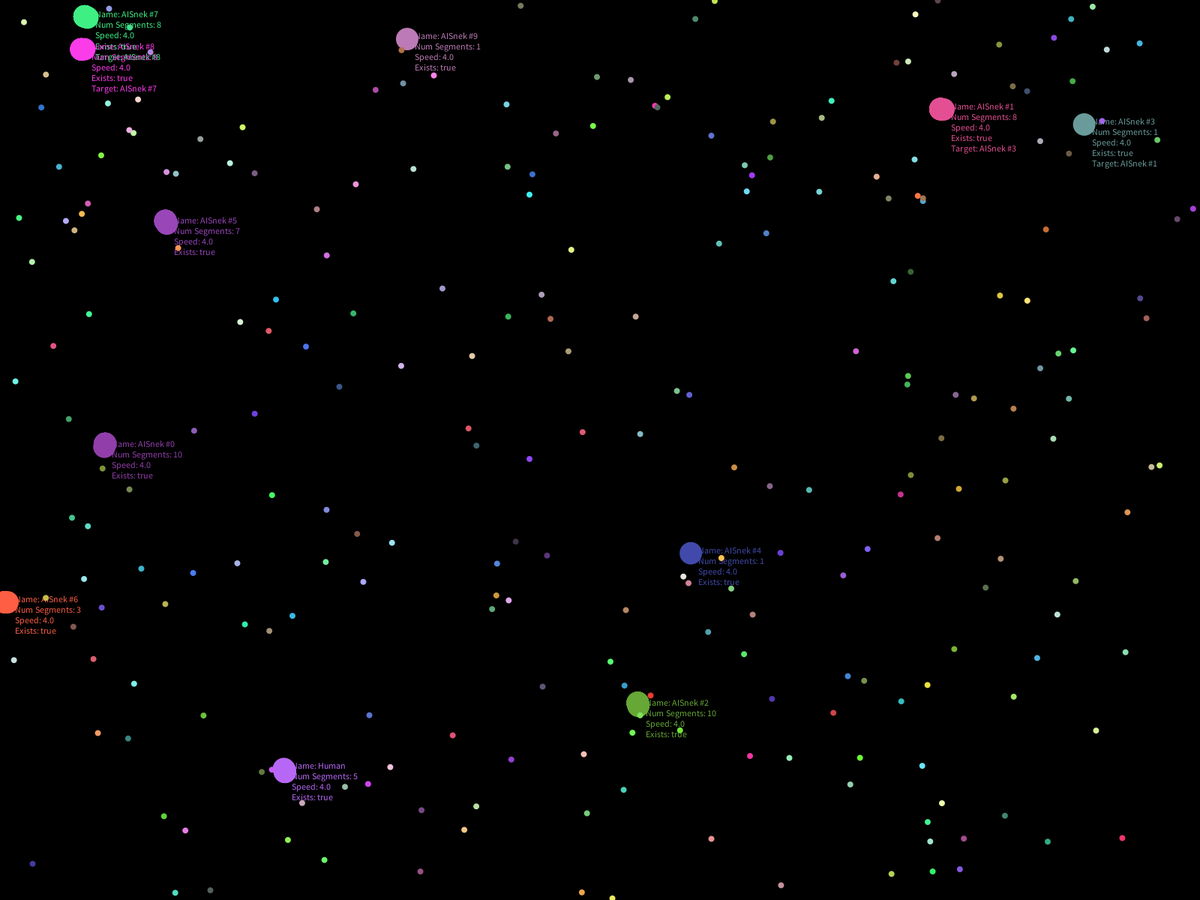
Frame 1 (no input)
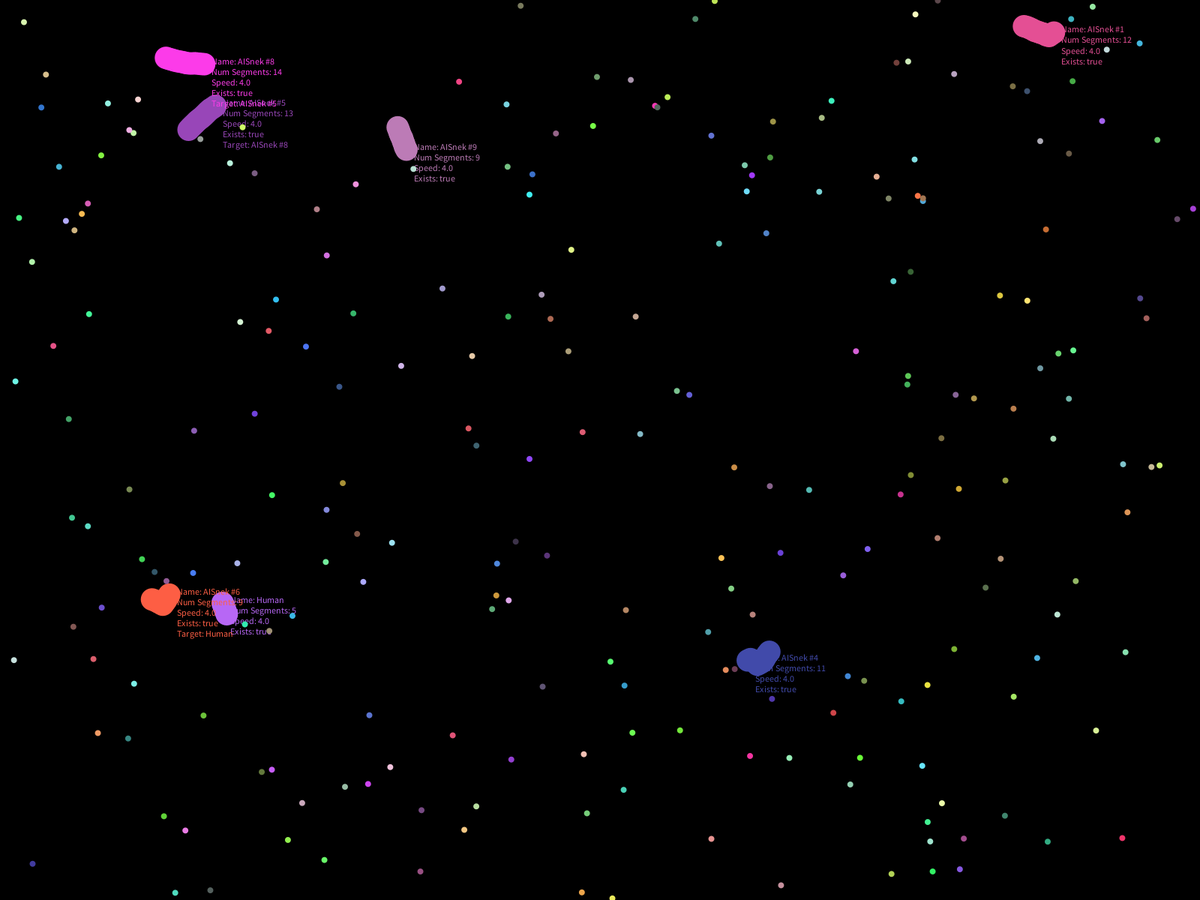
Frame 60 (the mouse pressed at the canvas centre just before this capture)
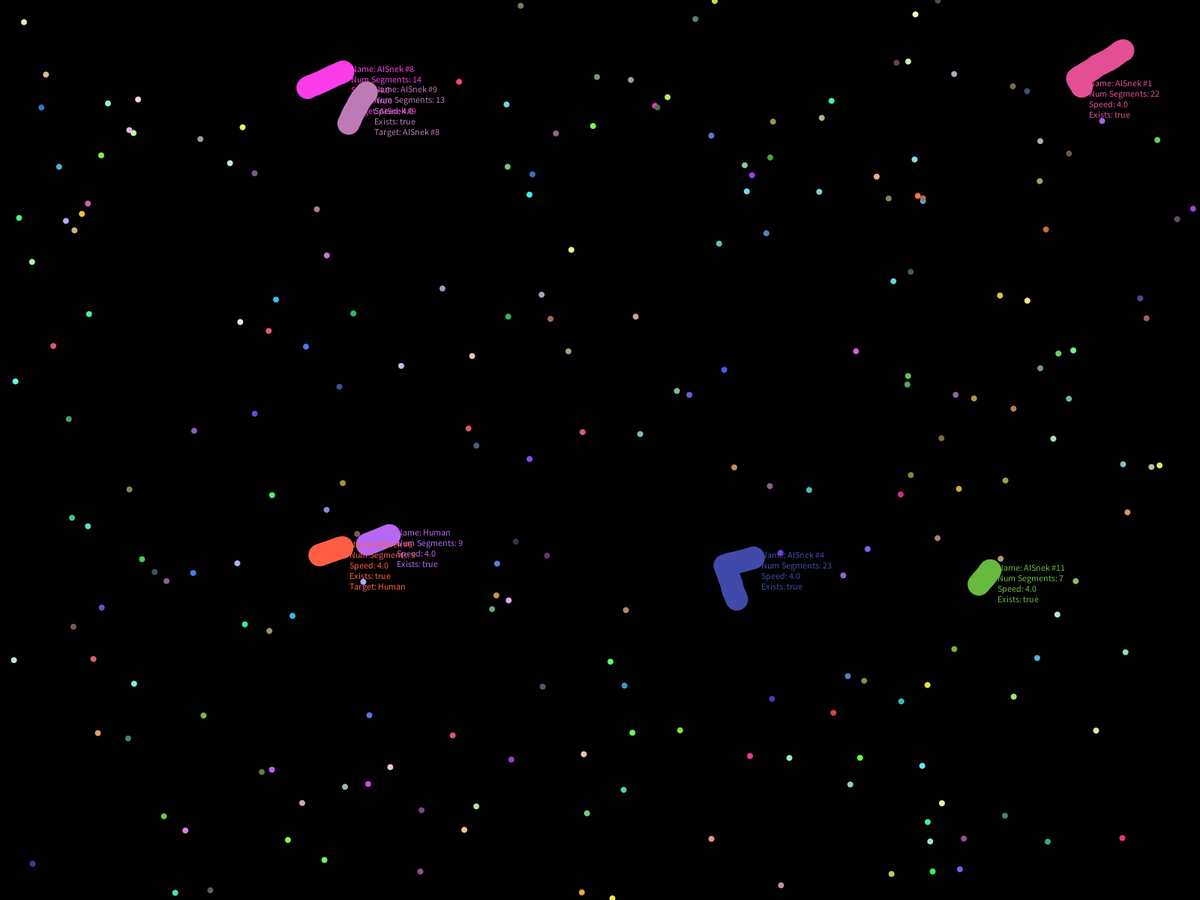
Frame 120 (the mouse held since frame 60 and released just before this capture)

The Processing sketch that drew these frames (run headless with seeded random() and noise(); from frame 60 on, the mouse is pressed at the canvas centre):

// Processing sketch: Snekui
// ── Snekui.pde
import java.util.Iterator;
ArrayList<Snek> sneks;
ArrayList<Mass> mass;
Snek player;
int AINum;

void setup() {
  fullScreen();
  background(0);
  sneks = new ArrayList<Snek>();
  mass =  new ArrayList<Mass>();
  player = new HumanSnek(sneks, mass);
  sneks.add(player);
  for (int i=0; i<250; i++) mass.add(new Mass());
  for (AINum=0; AINum<10; AINum++) sneks.add(new AISnek(sneks, mass, AINum));
}

void draw() {
  background(0);
  for (Snek s : sneks) s.update();
  for (Mass m : mass) m.display();
  deadSnekRemoval();
  deadSneks();
  massConsumption();
  if (sneks.size() < 10 && random(100) < 1){
    AINum++;
    sneks.add(new AISnek(sneks, mass, AINum));
  }
  spawnMass();
}

void mousePressed() {
  if (player._body.size() > 6) {
    player.speed = 7;
    player.degrade = true;
  } else {
    player.speed = 4;
    player.degrade = false;
  }
}

void mouseReleased() {
  player.speed = 4;
  player.degrade = false;
}

void spawnMass() {
  if (mass.size() > 500) return;
  if (random(100) < 5) mass.add(new Mass());
}

void massConsumption() { 
  Iterator it = mass.iterator();
  while (it.hasNext()) {
    Mass m = (Mass) it.next();
    if (!m.exists) it.remove(); 
    for (Snek s : sneks) 
      s.consume(m);
  }
}

void deadSneks() {
  ArrayList heads = new ArrayList<Segment>(), segments = new ArrayList<Segment>();
  Iterator allSneksIt = sneks.iterator();
  while (allSneksIt.hasNext()) { // Iterates through all Sneks in the game
    Snek currSnek = (Snek) allSneksIt.next(); 
    Iterator currSnekIt = currSnek._body.iterator();
    while (currSnekIt.hasNext()) { // Iterates through a given Snek to get its body segments
      Segment currSeg = (Segment) currSnekIt.next();
      if (currSeg == currSeg._parent._body.peek()) heads.add(currSeg); // Add the head to the head ArrayList
      else segments.add(currSeg); // Add the other body segments to the segments ArrayList
    }
  }
  Iterator allHeadsIt = heads.iterator();
  while (allHeadsIt.hasNext()) { // Iterates through the ArrayList of all heads
    Segment currHead = (Segment) allHeadsIt.next();
    Iterator segIt = segments.iterator();
    while (segIt.hasNext()) { // Iterates through all segments to make sure they are not in contact with the current head
      Segment currSeg = (Segment) segIt.next();
      if (currHead._parent != currSeg._parent && currHead.inContactWith(currSeg)) {
        currHead._parent.exists = false;
        return;
      }
    }
  }
}

void deadSnekRemoval() {
  Iterator snekIt = sneks.iterator();
  while (snekIt.hasNext()) {  // Iterates through all Sneks and removes the ones that should be dead
    Snek currSnek = ((Snek) snekIt.next());
    if (!currSnek.exists) {
      Iterator bodyIt = currSnek._body.iterator();
      while (bodyIt.hasNext()) {
        Segment currSeg = (Segment) bodyIt.next(); 
        if (random(4) < 1)
          mass.add(new Mass(currSeg.x, currSeg.y));
      }
      snekIt.remove();
    }
  }
}
// ── AISnek.pde
class AISnek extends Snek {

  Snek _target;

  AISnek(ArrayList<Snek> s, ArrayList<Mass> m, int i) {
    float r = random(50, 256);
    float g = random(50, 256);
    float b = random(50, 256);
    _col = color(r, g, b);
    sneks = s;
    masses = m;
    x = random(width);
    y = random(height);
    _body = new LinkedList<Segment>();
    _body.add(new Segment(this, x, y));
    for (int j = (int) random(4, 15); j > 4; j--) 
      _body.add(new Segment(this, x, y));
    exists = true;
    speed = 4;
    _name = "AISnek #" + i;
  }

  String toString() {
    String ret = "Name: " + _name; 
    ret += "\nNum Segments: " + _body.size();
    ret += "\nSpeed: " + speed;
    ret += "\nExists: " + exists;
    if (_target != null) ret += "\nTarget: " + _target._name;
    return ret;
  }

  void move() {
    Segment oldFirst = _body.getFirst();
    targetClosest();
    if (_target == null) {
      Mass toEat = targetMass();
      _heading = atan2(toEat.y - oldFirst.y, toEat.x - oldFirst.x) + random(-.15, .15);
      _body.addFirst(new Segment(this, oldFirst.x + speed * cos(_heading), oldFirst.y + speed * sin(_heading)));
    }
    else {
     _heading = atan2((_target.y + sin(_target._heading) * 90) - oldFirst.y, (_target.x + cos(_target._heading) * 90) - oldFirst.x) + random(-.1, .1);
      _body.addFirst(new Segment(this, oldFirst.x + speed * cos(_heading), oldFirst.y + speed * sin(_heading)));
    }
    _body.removeLast();
    x = _body.peek().x;
    y = _body.peek().y;
  }

  void targetClosest() {
    _target = null;
    float targetDist = 0;
    for (Snek checkSnek : sneks) {
      Segment checkHead = checkSnek._body.peek();
      float distFromCheck = dist(checkHead.x, checkHead.y, x, y);
      if ( distFromCheck < 200 && checkSnek != this && (_target == null || distFromCheck < targetDist)) {
        _target = checkSnek;
        targetDist = distFromCheck;
      }
    }
  }

  Mass targetMass() {
    Mass closestMass = masses.get(0);
    float closestDist = dist(closestMass.x, closestMass.y, x, y);
    for (Mass m : masses) {
      float checkDist = dist(m.x, m.y, x, y);
      if ( checkDist < closestDist) {
        closestMass = m;
        closestDist = checkDist;
      }
    }
    return closestMass;
  }
}
// ── HumanSnek.pde
class HumanSnek extends Snek {

  HumanSnek(ArrayList<Snek> s, ArrayList<Mass> m) {
    float r = random(50, 256);
    float g = random(50, 256);
    float b = random(50, 256);
    _col = color(r, g, b);
    sneks = s;
    masses = m;
    x = random(width);
    y = random(height);
    _body = new LinkedList<Segment>();
    _body.add(new Segment(this, x, y));
    for (int j = 0; j < 4; j++) 
      _body.add(new Segment(this, x, y));
    speed = 4;
    degrade = false;
    exists = true;
    _name = "Human";
  }

  void move() {
    if (degrade) {
      if (_body.size() > 5) {
        Segment tmp = _body.removeLast();
        if (random(100) < 30) masses.add(new Mass(tmp.x, tmp.y));
      } else {
        degrade = false;
        speed = 4;
      }
    }
    Segment oldFirst = _body.getFirst();
    _heading = atan2(mouseY - oldFirst.y, mouseX - oldFirst.x);
    _body.addFirst(new Segment(this, oldFirst.x + speed * cos(_heading), oldFirst.y + speed * sin(_heading)));
    //_body.addFirst(new Segment(this, oldFirst.x + (mouseX - oldFirst.x) * speed, oldFirst.y + (mouseY - oldFirst.y) * speed));
    _body.removeLast();
    x = _body.peek().x;
    y = _body.peek().y;
  }
}
// ── Mass.pde
class Mass {

  float x, y;
  int _mass;
  boolean exists;
  color _col;

  Mass() {
    float r = random(50,256);
    float g = random(50,256);
    float b = random(50,256);
    _col = color(r, g, b);
    _mass = 1;
    x = random(width);
    y = random(height);
    exists = true;
  }

  Mass(float xcor, float ycor) {
    this();
    x = xcor;
    y = ycor;
  }

  void display() {
    fill(_col);
    noStroke();
    ellipse(x, y, 8, 8);
  }
}
// ── Segment.pde
class Segment {

  float x, y;
  color _col; 
  Snek _parent;

  Segment(Snek s, float xcor, float ycor) {
    _parent = s;
    _col = _parent._col;
    x = xcor;
    y = ycor;
  }

  void display() {
    noStroke();
    fill(_col);
    ellipse(x, y, 30, 30);
  }
  
  boolean inContactWith(Segment s) {
    return dist(x, y, s.x, s.y) <= 30; 
  }
}
// ── Snek.pde
import java.util.LinkedList;

abstract class Snek implements Comparable {

  LinkedList<Segment> _body;
  ArrayList<Snek> sneks;
  ArrayList<Mass> masses;
  color _col;
  float speed, _heading, x, y;
  boolean degrade, exists;
  String _name;

  public int compareTo(Object o) {
    if (!(o instanceof Snek)) {
      throw new ClassCastException();
    }
    return _body.size() - ((Snek) o)._body.size();
  }

  Snek smallerSnek(Snek s) {
    if (compareTo(s) < 0) 
      return this;
    return s;
  }

  void display() {
    for (Segment seg : _body) seg.display();
    text(toString(), _body.getFirst().x+10, _body.getFirst().y);
  }

  String toString() {
    String ret = "Name: " + _name; 
    ret += "\nNum Segments: " + _body.size();
    ret += "\nSpeed: " + speed;
    return ret += "\nExists: " + exists;
  }

  void update() {
    move();
    display();
  }

  abstract void move();

  void consume(Mass m) {
    Segment last = _body.getLast();
    if (dist(_body.getFirst().x, _body.getFirst().y, m.x, m.y) <= 15) {
      m.exists = false;
      if (_body.size() > 1) _body.addLast(new Segment(this, last.x + (last.x - _body.get(_body.size()-2).x), last.y + (last.y - _body.get(_body.size()-2).y)));
      else _body.addLast(new Segment(this, last.x + random(-1, 1), last.y + random(-1, 1)));
    }
  }
}
